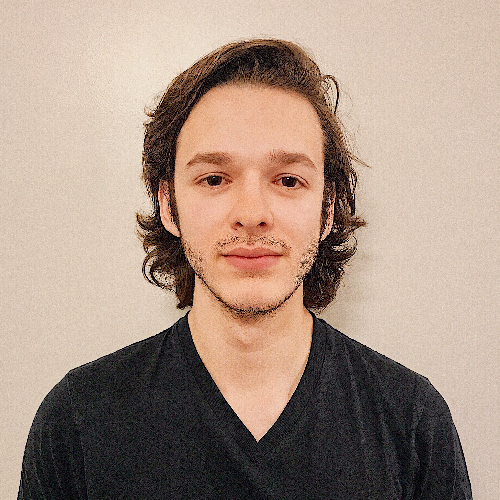
#> input picture im/image1.jpg, 500 x 500 px, found by its file name
$ python warmup.py
#> lines starting #> are read from the running program, lines starting #| are printed output that depends on the picture
import numpy as np
import matplotlib.pyplot as plt
import cv2

# Numpy warmup
# @Eduardo Gonzalez

print("")
print("Numpy Warmup")
print("By: Eduardo Gonzalez")
print("")

# 1.  3x3 Identity Matrix
print("1.")

x = np.eye(3)
print(x, "\n")


# 2.  3x3 Array of Random Values
print("2.")

x = np.random.randint(10, size=(3, 3))
print(x, "\n")


# 3.  10x10 Array of Random Values + min and max
print("3.")

x = np.random.randint(10, size=(9, 9))
print(x, "\n")

print("Min: ", x.min())
print("Max: ", x.max(), "\n")


# 4.  Add a Border of 0 to an Existing Matrix
print("4.")

x = np.ones((3, 3))
print(x, "\n")

x = np.pad(x, pad_width=1, mode='constant', constant_values=0)
print(x, "\n")


# 5.  Random Vector of size 40 + mean
print("5.")

x = np.random.randint(0, 101, 40)
print(x, "\n")
print("Mean: ", np.mean(x), "\n")


# 6.  Checkerboard 8x8 using tile function
print("6.")

x = np.array([[0,1],[1,0]])
print(np.tile(x,(4, 4)), "\n")


# 7.  Vector of 100 Uniformy Distributed Values from 0 to 1
print("7.")

x = np.random.uniform(0,1,100)
print(x, "\n")

#------------------------------------------------------------

# Matplotlib

# Vector of 1000 random values drawn from a normal distribution
# with a mean of 0 and standard derivation of 0.5
print("Matplotlib\n")

std = 0.5 #Standard Deviation

x = np.random.normal(0, std, 1000)

print("STD: ", np.std(x))
print("Mean: ", np.mean(x), "\n")

plt.plot(x)
plt.axis([0, 1000, 0, 2]) # Exclude negative numbers on the plot
plt.show()
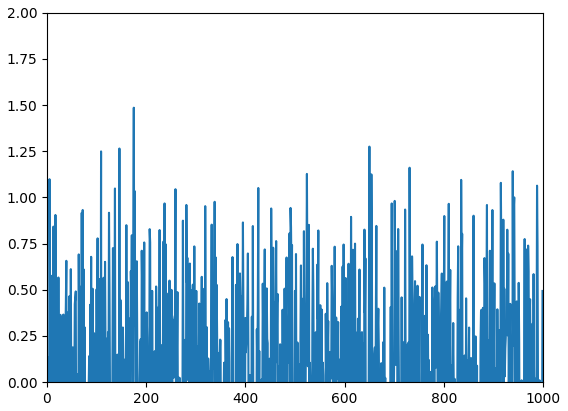
#> figure drawn by matplotlib, 1 panel; curve peaks at x = 175, y = 1.49

#------------------------------------------------------------

# OpenCV

# Import an image, covert to grayscale, export it as .png and find the
# brightest and darkest pixel values of the image
print("OpenCV\n")

image = cv2.imread('/Users/edu/github/ComputerVision/im/image1.jpg')
#> image is the input picture: shape (500, 500, 3); mean B, G, R 130.9, 145.4, 166.9
gray = cv2.cvtColor(image, cv2.COLOR_BGR2GRAY) # Convert to grayscale
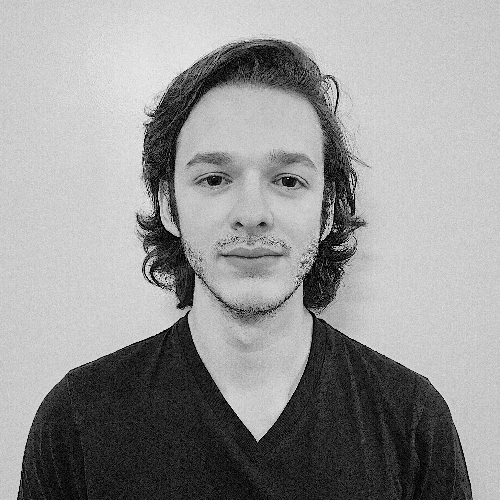
#> gray: shape (500, 500); min 0, max 252, mean 150.2
#cv2.imwrite('gray.png',gray)
imageGrey = cv2.resize(gray, (1000, 823)) # Resize since the image is too big
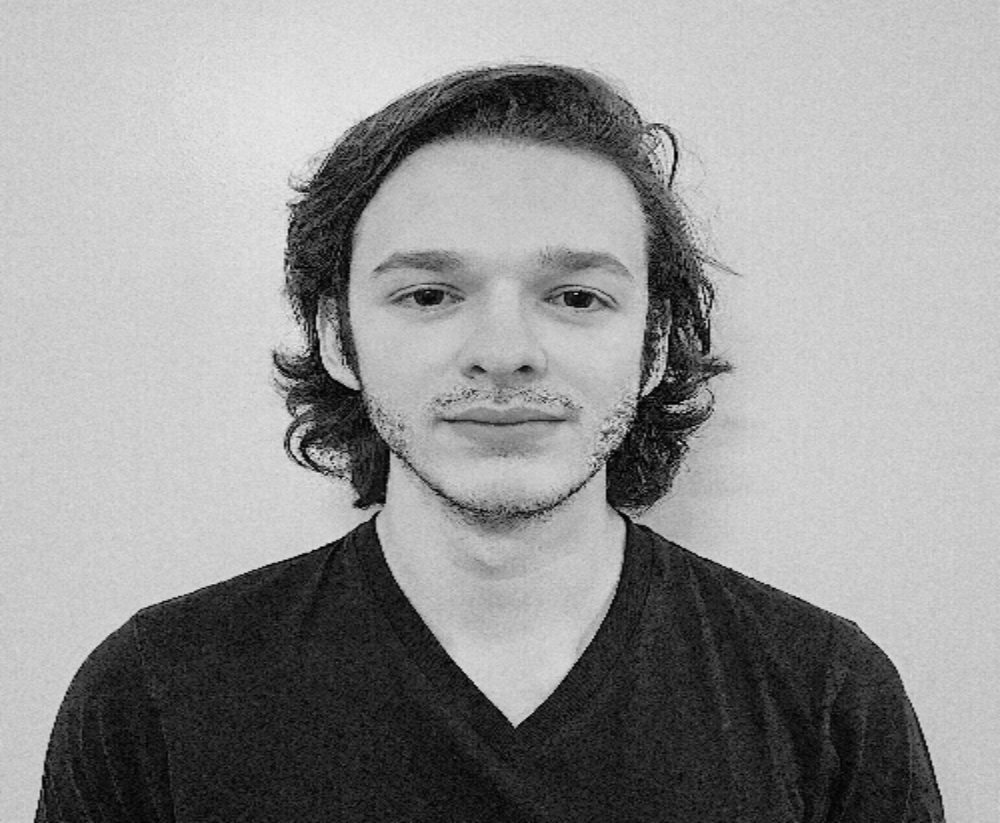
#> imageGrey: shape (823, 1000); min 1, max 241, mean 150.1

cv2.imshow('gray',imageGrey) # Display image

print("Brightest Pixel: ", imageGrey.max())
#| Brightest Pixel:  241
print("Darkest Pixel: ", imageGrey.min(), "\n")
#| Darkest Pixel:  1

cv2.waitKey(0) # Waits for a key to be pressed
cv2.destroyAllWindows() # Closes all windows

$ run again, with im/image2.jpg copied over im/image1.jpg
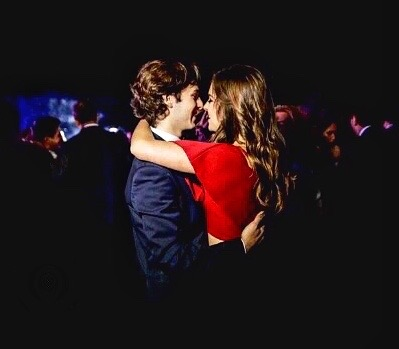
#> input picture im/image2.jpg, 399 x 349 px, found by its file name
#> image is the input picture: shape (349, 399, 3); mean B, G, R 25.8, 23.8, 34.6
#> `gray = cv2.cvtColor(image, cv2.COLOR_BGR2GRAY)`:
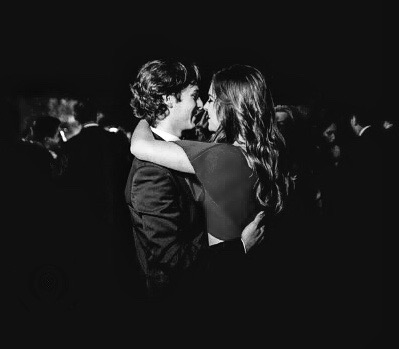
#> gray: shape (349, 399); min 0, max 255, mean 27.3
#> `imageGrey = cv2.resize(gray, (1000, 823))`:
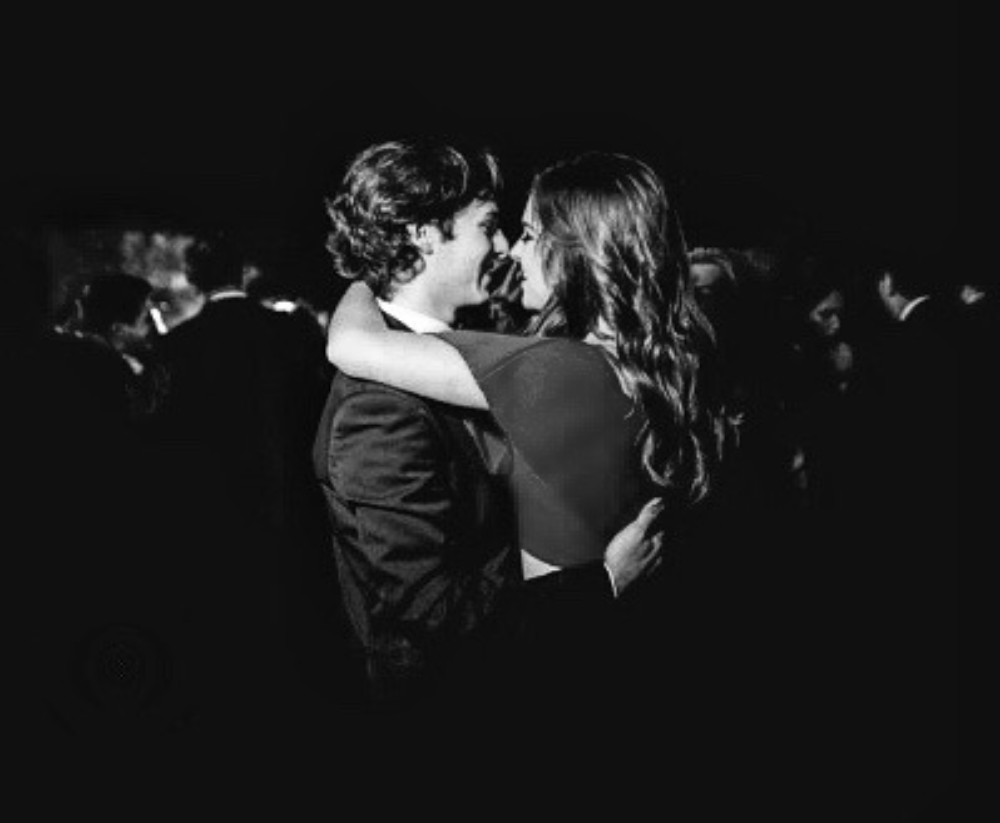
#> imageGrey: shape (823, 1000); min 1, max 255, mean 27.2
#| Brightest Pixel:  255
#| Darkest Pixel:  1
